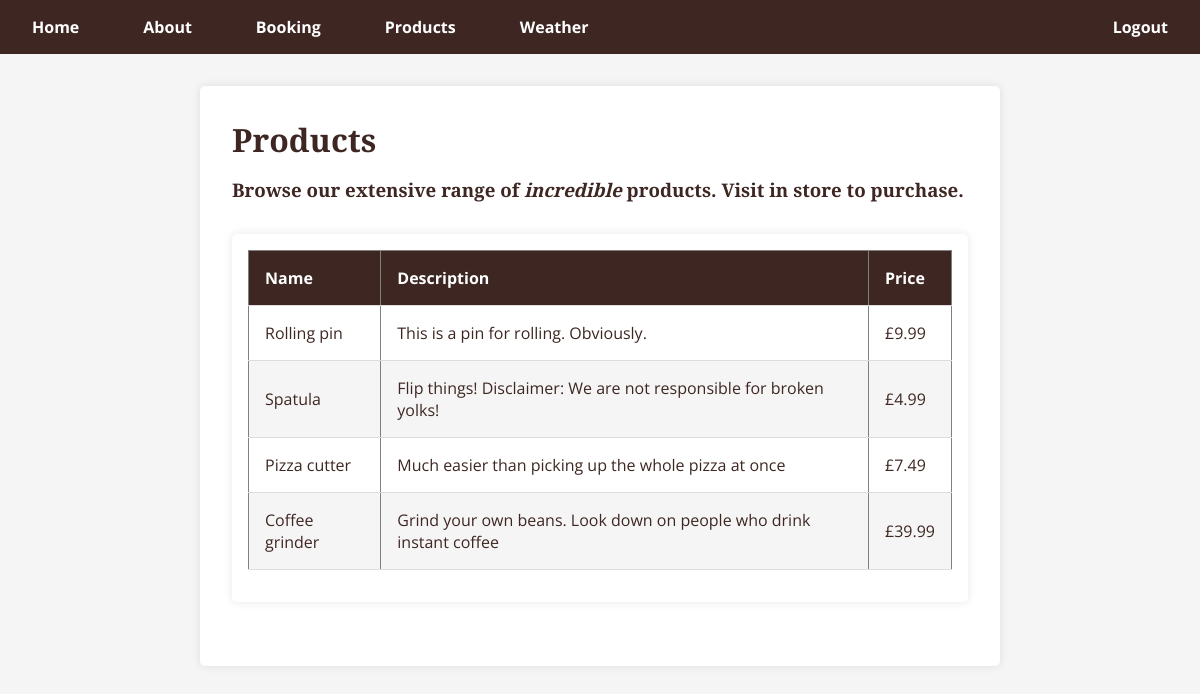
Screenshot of /products (signed in) with the database file from the repository.
### tables this page shows
CREATE TABLE product(id INTEGER PRIMARY KEY, productName TEXT NOT NULL, productDescription TEXT NOT NULL, price REAL NOT NULL);

### Main.py (the view)
@app.route('/products')
@login_required
def products():
    return render_template('products.html', products = getProducts())

### Main.py (called while the page is built)
def getProducts(): #Query our table to retrieve all of our products
    try:
        cursor = connection.cursor()
        cursor.execute("SELECT * FROM Product")
        products = cursor.fetchall() #fetchone() vs fetchall() depending on the situation. We want all of the data here.
    except sqlite3.Error as error:
        print("Database error:", error)
    finally: #finally will always run after both a try and except. In other words: no matter if successful or not, this code will run.
        cursor.close()
    return products

@login_manager.user_loader
def load_user(user_id):
    cursor = connection.cursor()
    cursor.execute("SELECT * FROM users WHERE id=?", (user_id,))
    user = cursor.fetchone()
    cursor.close()
    if user:
        return User(id=user[0], name=user[1], email=user[2], password=user[3])
    return None

### templates/products.html
{% extends "base.html" %} {% block title %}Products{% endblock %} {% block
content %}
<h1>Products</h1>
<h3>
  Browse our extensive range of <i>incredible</i> products. Visit in store to
  purchase.
</h3>
<div class="productList">
  <table border="1">
    <thead>
      <tr>
        <th>Name</th>
        <th>Description</th>
        <th>Price</th>
      </tr>
    </thead>
    <tbody>
      {% for product in products %}
      <tr>
        <td>{{ product[1] }}</td>
        <td>{{ product[2] }}</td>
        <td>£{{ product[3] }}</td>
      </tr>
      {% endfor %}
    </tbody>
  </table>
</div>
{% endblock %}

### templates/base.html (shortened to what this page needs)
<!DOCTYPE html>
<html lang="en">
  <head>
    <link
      rel="stylesheet"
      href="{{ url_for('static', filename='styles.css') }}"
    />
  </head>
  <body>
    <nav>
      <ul>
        <li><a href="{{ url_for('home') }}">Home</a></li>
        <li><a href="{{ url_for('about') }}">About</a></li>
        <li><a href="{{ url_for('booking') }}">Booking</a></li>
        <li><a href="{{ url_for('products') }}">Products</a></li>
        <li><a href="{{ url_for('weather') }}">Weather</a></li>
        <div class="auth-links">
          {% if current_user.is_authenticated %}
          <li><a href="{{ url_for('logout') }}">Logout</a></li>
          {% else %}
          <li><a href="{{ url_for('login') }}">Login</a></li>
          {% endif %}
        </div>
      </ul>
    </nav>
    <div class="content">
       {% block content %}{% endblock %}
    </div>
  </body>
</html>

### static/styles.css (style rules this page uses)
* { margin: 0; padding: 0; box-sizing: border-box; }
body { font-family: "Open Sans", sans-serif; background-color: #f5f5f5; color: #333; }
nav { background-color: #3e2723; padding: 1em 0; }
nav ul { list-style: none; display: flex; justify-content: center; }
nav ul li { margin: 0 1em; }
nav ul li a { color: #fff; text-decoration: none; font-weight: bold; padding: 0.5em 1em; transition: background-color 0.3s; }
.content { padding: 2em; max-width: 800px; margin: 2em auto; background-color: #fff; box-shadow: 0 0 10px rgba(0, 0, 0, 0.1); border-radius: 5px; }
h1, h2, h3, h4, h5, h6 { font-family: "Merriweather", serif; color: #3e2723; margin-bottom: 0.5em; }
.productList { overflow-x: auto; margin: 2em 0; }
.productList table { width: 100%; border-collapse: collapse; margin-bottom: 1em; }
.productList th, .productList td { padding: 1em; text-align: left; border-bottom: 1px solid #ddd; }
.productList th { background-color: #3e2723; color: #fff; font-weight: bold; }
.productList tr:nth-child(even) { background-color: #f5f5f5; }
.productList td { color: #3e2723; }
.productList { padding: 1em; background-color: #fff; border-radius: 5px; box-shadow: 0 0 10px rgba(0, 0, 0, 0.1); }
.auth-links { margin-left: auto; }

### rows the page displays
product: productName "Rolling pin", productDescription "This is a pin for rolling. Obviously.", price "9.99"
product: productName "Spatula", productDescription "Flip things! Disclaimer: We are not responsible for broken yolks!", price "4.99"
product: productName "Pizza cutter", productDescription "Much easier than picking up the whole pizza at once", price "7.49"
product: productName "Coffee grinder", productDescription "Grind your own beans. Look down on people who drink instant coffee", price "39.99"
